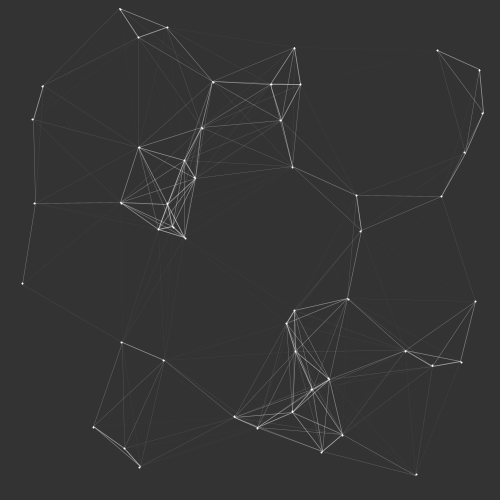
Frame 1 (no input)
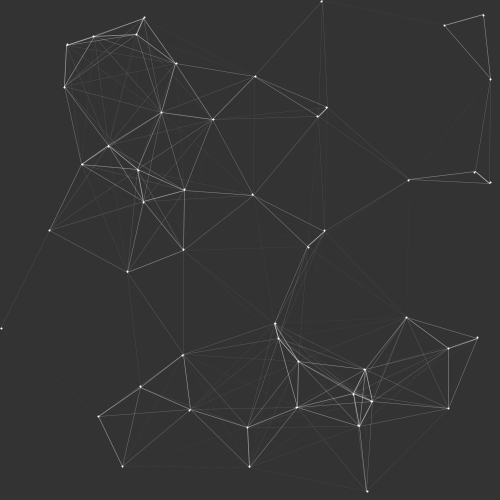
Frame 60 (the mouse pressed at the canvas centre just before this capture)
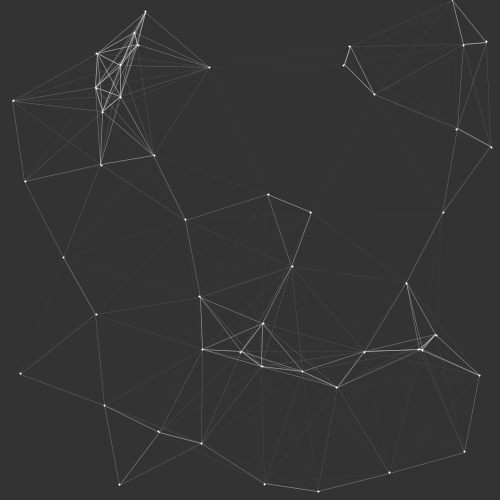
Frame 120 (the mouse held since frame 60 and released just before this capture)

The Processing sketch that drew these frames (run headless with seeded random() and noise(); from frame 60 on, the mouse is pressed at the canvas centre):

// Processing sketch: NoC_C1_walker_walls
// ── NoC_C1_walker_walls.pde
Dot[] dots;
int countd = 50;
int distmax = 150;

void setup() {
  size(500, 500);
  dots = new Dot[countd];
  for (int i=0; i<countd; i++) {
    dots[i] = new Dot();
  }
}

void draw() {
  background(51);
  for (int i=0; i<countd; i++) {
    dots[i].draw();
  }
  for (int i=0; i<countd; i++) {
    for (int j=0; j<countd; j++) {
      float dist = dist(dots[i].x, dots[i].y, dots[j].x, dots[j].y);
      if (dist < distmax) {
        float a = map(dist, 0, distmax, 100, 0);
        float str = map(dist, 0, distmax, 1, 0);
        strokeWeight(str);
        stroke(255, 255, 255, a);
        line(dots[i].x, dots[i].y, dots[j].x, dots[j].y);
      }
    }
  }
  println(frameRate);
}

// ── Dots.pde
class Dot {
  float x, y;
  float stroke = 2;
  float xoff = random(0, 1000);
  float yoff = random(1000, 2000);
  float step = random(-1, 1);
  float stepx = random(-1, 1);
  float stepy = random(-1, 1);
  
  Dot () {
    x = random(width);
    y = random(height);
  }

  void draw() {
    
    strokeWeight(stroke);
    stroke(255);
    noFill();
    point(x, y);
    update();
  }


  void update() {
    //stepx = noise(xoff);
    //stepy = noise(yoff);
    //x = map(stepx, 0, 1, 0, width);
    //y = map(stepy, 0, 1, 0, height);
    if (x<0 || x>width) {
      stepx = -stepx;
    }    
    if (y<0 || y>height) {
      stepy = -stepy;
    }

    x += stepx;
    y += stepy;
    xoff += 0.001;
    yoff += 0.001;
  }
}
